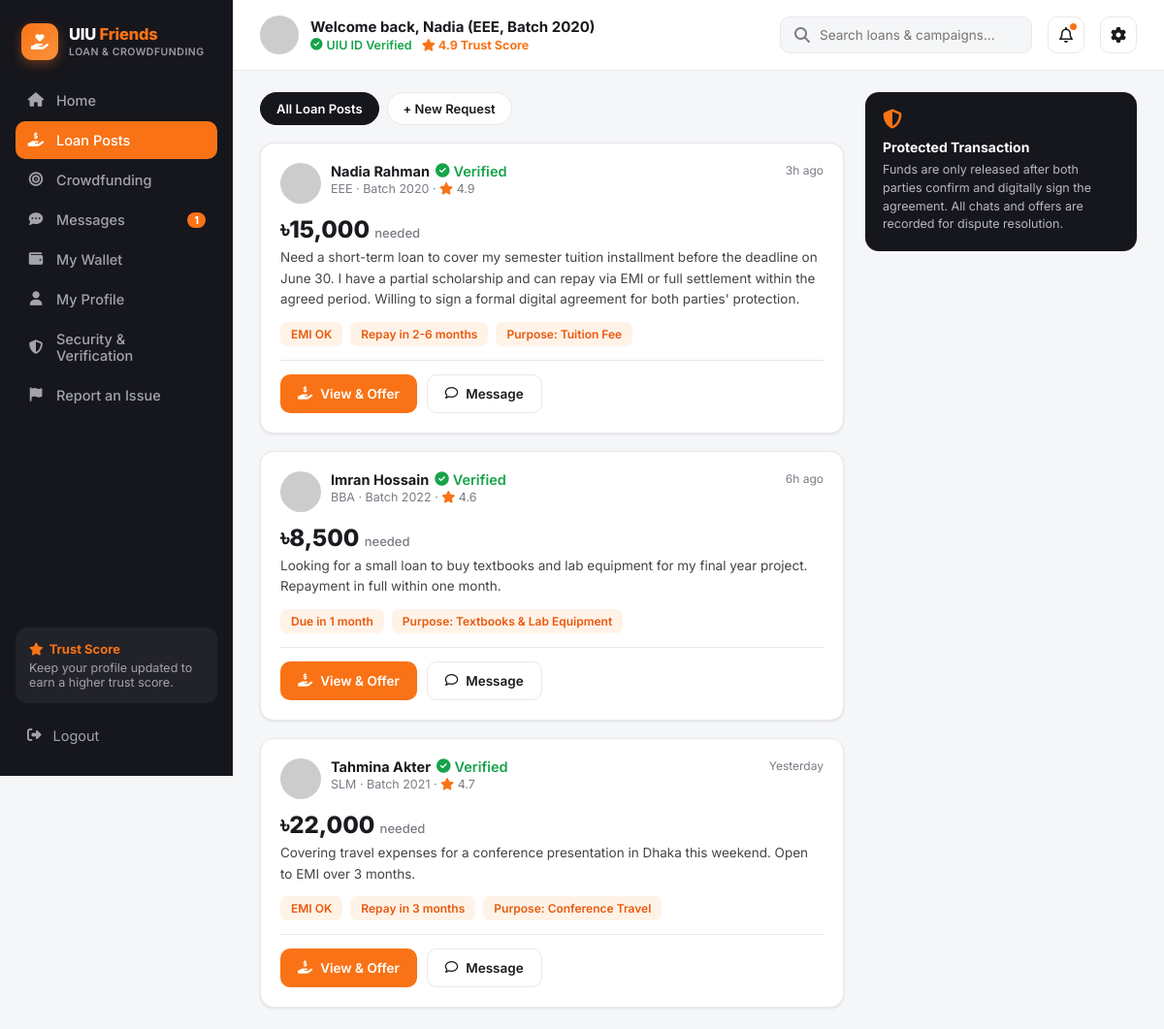
The page /loan_posts.php (signed in) on the database its author committed.
### tables this page shows
CREATE TABLE users (
    id                      INT AUTO_INCREMENT PRIMARY KEY,
    full_name               VARCHAR(120)  NOT NULL,
    email                   VARCHAR(150)  NOT NULL UNIQUE,
    password_hash           VARCHAR(255)  NOT NULL,
    student_id              VARCHAR(30)   NOT NULL UNIQUE,
    department              VARCHAR(20)   NOT NULL,
    batch                   VARCHAR(10)   NOT NULL,
    phone                   VARCHAR(20)   DEFAULT NULL,
    avatar                  VARCHAR(255)  DEFAULT 'assets/img/default-avatar.svg',
    role                    ENUM('user','admin') NOT NULL DEFAULT 'user',
    trust_score             DECIMAL(3,2)  NOT NULL DEFAULT 4.00,
    uiu_id_verified         TINYINT(1)    NOT NULL DEFAULT 0,
    email_verified          TINYINT(1)    NOT NULL DEFAULT 0,
    phone_verified          TINYINT(1)    NOT NULL DEFAULT 0,
    payment_linked          TINYINT(1)    NOT NULL DEFAULT 0,
    agreement_accepted      TINYINT(1)    NOT NULL DEFAULT 0,
     
    nid_number              VARCHAR(20)   DEFAULT NULL UNIQUE,
    date_of_birth           DATE          DEFAULT NULL,
    address                 VARCHAR(255)  DEFAULT NULL,
    nid_front               VARCHAR(255)  DEFAULT NULL,
    nid_back                VARCHAR(255)  DEFAULT NULL,
    nid_status              ENUM('not_submitted','pending','verified','rejected') NOT NULL DEFAULT 'not_submitted',
    nid_reject_reason       VARCHAR(255)  DEFAULT NULL,
    nid_submitted_at        DATETIME      DEFAULT NULL,
    status                  ENUM('active','suspended') NOT NULL DEFAULT 'active',
    created_at              DATETIME      NOT NULL DEFAULT CURRENT_TIMESTAMP
);

CREATE TABLE loan_posts (
    id                  INT AUTO_INCREMENT PRIMARY KEY,
    user_id             INT NOT NULL,
    amount              DECIMAL(12,2) NOT NULL,
    purpose             VARCHAR(100)  NOT NULL,
    description         TEXT          NOT NULL,
    emi_ok              TINYINT(1)    NOT NULL DEFAULT 0,
    repay_period_text   VARCHAR(60)   NOT NULL,       
    status              ENUM('open','funded','closed') NOT NULL DEFAULT 'open',
    admin_status        ENUM('pending','approved','removed') NOT NULL DEFAULT 'approved',
    created_at          DATETIME NOT NULL DEFAULT CURRENT_TIMESTAMP,
    FOREIGN KEY (user_id) REFERENCES users(id) ON DELETE CASCADE
);

### includes/functions.php (called while the page is built, shortened)
<?php
require_once __DIR__ . '/../config/db.php';
function is_logged_in(): bool {
    return isset($_SESSION['user_id']);
}
function require_login(): void {
    $u = current_user();
}
function current_user(): ?array {
    global $pdo;
    static $cache = null;
    if ($cache !== null) return $cache;
    $stmt = $pdo->prepare("SELECT * FROM users WHERE id = ?");
    $stmt->execute([$_SESSION['user_id']]);
    $cache = $stmt->fetch();
    return $cache;
}
function e(?string $str): string {
    return htmlspecialchars($str ?? '', ENT_QUOTES, 'UTF-8');
}
function taka(float $amount): string {
    return '৳' . number_format($amount, $amount == floor($amount) ? 0 : 2);
}
function time_ago(string $datetime): string {
    $diff = time() - strtotime($datetime);
    if ($diff < 86400) return floor($diff / 3600) . 'h ago';
    if ($diff < 172800) return 'Yesterday';
    return floor($diff / 86400) . 'd ago';
}

### loan_posts.php (the view, shortened to what this page needs)
<?php
require_once __DIR__ . '/includes/functions.php';
require_login();
$u = current_user();
$sql = "SELECT lp.*, u.full_name, u.department, u.batch, u.trust_score, u.uiu_id_verified, u.avatar
        FROM loan_posts lp JOIN users u ON u.id = lp.user_id
        WHERE lp.admin_status='approved'";
$params = [];
$sql .= " ORDER BY lp.created_at DESC";
$stmt = $pdo->prepare($sql);
$stmt->execute($params);
$posts = $stmt->fetchAll();
include __DIR__ . '/includes/header.php';
?>
<div class="app-shell">
  <?php include __DIR__ . '/includes/sidebar.php'; ?>
  <div class="main-area">
    <?php include __DIR__ . '/includes/topbar.php'; ?>
    <div class="content-wrap">
      <div class="content-main">
        <div class="filter-tabs">
          <a href="loan_posts.php" class="active">All Loan Posts</a>
          <a href="loan_posts.php?new=1">+ New Request</a>
        </div>
        <?php foreach ($posts as $p): ?>
          <div class="card post-card">
            <div class="post-head">
              <div class="post-user">
                <img src="<?= e($p['avatar']) ?>" alt="">
                <div>
                  <div class="name"><?= e($p['full_name']) ?> <?= $p['uiu_id_verified'] ? '<span class="badge-verified"><i class="fa-solid fa-circle-check"></i> Verified</span>' : '' ?></div>
                  <div class="meta"><?= e($p['department']) ?> · Batch <?= e($p['batch']) ?> · <i class="fa-solid fa-star" style="color:#f97316"></i> <?= number_format($p['trust_score'],1) ?></div>
                </div>
              </div>
              <div class="post-time"><?= time_ago($p['created_at']) ?></div>
            </div>
            <div class="post-amount"><?= taka($p['amount']) ?> <span>needed</span></div>
            <div class="post-desc"><?= nl2br(e($p['description'])) ?></div>
            <div class="tag-row">
              <?php if ($p['emi_ok']): ?><span class="tag">EMI OK</span><?php endif; ?>
              <span class="tag"><?= e($p['repay_period_text']) ?></span>
              <span class="tag">Purpose: <?= e($p['purpose']) ?></span>
            </div>
            <div class="post-actions">
              <a href="loan_details.php?id=<?= $p['id'] ?>" class="btn btn-primary"><i class="fa-solid fa-hand-holding-dollar"></i> View & Offer</a>
              <a href="messages.php?to=<?= $p['user_id'] ?>&post=<?= $p['id'] ?>" class="btn btn-outline"><i class="fa-regular fa-comment"></i> Message</a>
            </div>
          </div>
        <?php endforeach; ?>
      </div>
      <div class="content-side">
        <div class="safety-box">
          <i class="fa-solid fa-shield-halved"></i>
          <h4>Protected Transaction</h4>
          <p>Funds are only released after both parties confirm and digitally sign the agreement. All chats and offers are recorded for dispute resolution.</p>
        </div>
      </div>
    </div>
  </div>
</div>
</body>
</html>

### includes/topbar.php (shortened to what this page needs)
<header class="topbar">
  <div class="topbar-welcome">
    <img src="<?= e($u['avatar']) ?>" alt="">
    <div>
      <h1>Welcome back, <?= e(explode(' ', $u['full_name'])[0]) ?> (<?= e($u['department']) ?>, Batch <?= e($u['batch']) ?>)</h1>
      <div class="meta">
        <?= $u['uiu_id_verified'] ? '<span class="badge-verified"><i class="fa-solid fa-circle-check"></i> UIU ID Verified</span>' : '<span class="badge-pending"><i class="fa-solid fa-clock"></i> Verification Pending</span>' ?>
        <span class="trust-chip"><i class="fa-solid fa-star"></i> <?= number_format($u['trust_score'],1) ?> Trust Score</span>
      </div>
    </div>
  </div>
  <div class="topbar-actions">
    <form action="search.php" method="get" class="search-box" style="margin:0;">
      <i class="fa-solid fa-magnifying-glass"></i>
      <input type="text" name="q" placeholder="Search loans &amp; campaigns..." value="<?= e($_GET['q'] ?? '') ?>">
    </form>
    <a href="messages.php" class="icon-btn"><i class="fa-regular fa-bell"></i><?php if (($unread ?? 0) > 0): ?><span class="dot"></span><?php endif; ?></a>
    <a href="security.php" class="icon-btn"><i class="fa-solid fa-gear"></i></a>
  </div>
</header>

### rows shown on the page
users: full_name "Nadia", department "EEE", batch "2020", trust_score "4.9"
loan_posts: user.full_name "Nadia Rahman", user.department "EEE", user.batch "2020", user.trust_score "4.9", created_at "3h ago", amount "৳15,000", description "Need a short-term loan to cover my semester tuition installment before the deadline on June 30. I have a partial scholarship and can repay via EMI or full settlement within the agreed period. Willing to sign a formal digital agreement for both parties' protection.", emi_ok "EMI OK", repay_period_text "Repay in 2-6 months", purpose "Tuition Fee"
loan_posts: user.full_name "Imran Hossain", user.department "BBA", user.batch "2022", user.trust_score "4.6", created_at "6h ago", amount "৳8,500", description "Looking for a small loan to buy textbooks and lab equipment for my final year project. Repayment in full within one month.", repay_period_text "Due in 1 month", purpose "Textbooks & Lab Equipment"
loan_posts: user.full_name "Tahmina Akter", user.department "SLM", user.batch "2021", user.trust_score "4.7", created_at "Yesterday", amount "৳22,000", description "Covering travel expenses for a conference presentation in Dhaka this weekend. Open to EMI over 3 months.", emi_ok "EMI OK", repay_period_text "Repay in 3 months", purpose "Conference Travel"

### other values the page prints
$item['label'] "Home"
$item['label'] "Loan Posts"
$item['label'] "Crowdfunding"
$item['label'] "Messages"
$unread "1"
$item['label'] "My Wallet"
$item['label'] "My Profile"
$item['label'] "Security & Verification"
$item['label'] "Report an Issue"
